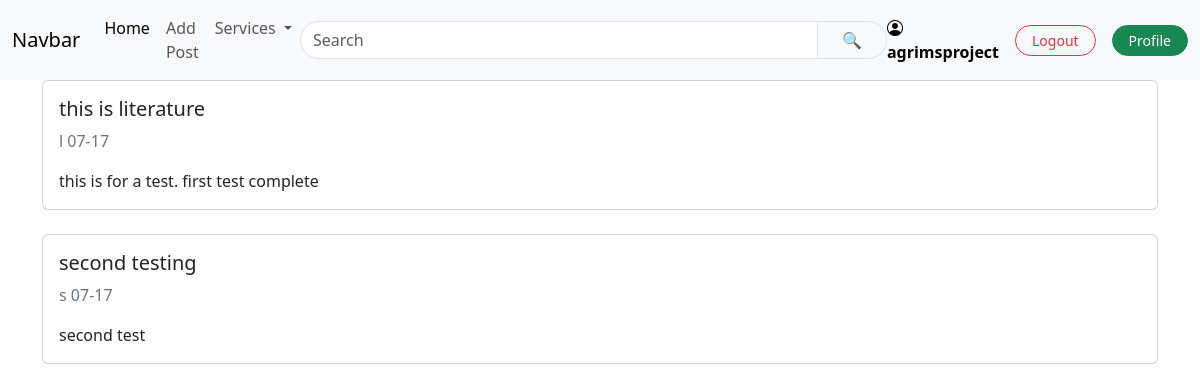
The app's page / (signed in) with its own data.
### firstapp/models.py (models this page shows, shortened)
class Posts(models.Model):
    POST_CHOICES=[
        ('l','literature'),
        ('s','sports'),
        ('t','technology')
    ]
    class Meta:
        verbose_name='Post'
        verbose_name_plural='Posts'
    category=models.CharField(choices=POST_CHOICES)
    title=models.CharField(max_length=200)
    image_url=models.URLField(null=True, blank=True)
    status=models.CharField(max_length=20)
    content=models.TextField()
    slug=models.CharField(unique=True)
    created_at=models.DateTimeField(auto_now_add=True)
    updated_at=models.DateTimeField(auto_now=True)
    created_by=models.ForeignKey(settings.AUTH_USER_MODEL,on_delete=models.CASCADE, null=True, blank=True)

### firstapp/views.py (the view)
# urls.py: path('',views.html_view, name='html_view'),
@login_required
def html_view(request):
    posts=Posts.objects.all()
    user=request.user
    return render(request, 'firstapp/index.html', { "posts": posts, "user":user })

### firstapp/templates/firstapp/index.html (shortened to what this page needs)
{%load static%}
<!doctype html>
<html lang="en">
  <head>
<link rel="stylesheet" href="{%static 'firstapp/style.css'%}">
<link rel="stylesheet" href="https://cdn.jsdelivr.net/npm/bootstrap-icons@1.11.3/font/bootstrap-icons.min.css">
<link href="https://cdn.jsdelivr.net/npm/bootstrap@5.3.8/dist/css/bootstrap.min.css" rel="stylesheet">
  </head>
  <body>
 <nav class="navbar navbar-expand-lg bg-body-tertiary">
  <div class="container-fluid">
    <a class="navbar-brand" href="{%url 'html_view'%}">Navbar</a>
    <div class="collapse navbar-collapse" id="navbarSupportedContent">
      <ul class="navbar-nav me-auto mb-2 mb-lg-0">
        <li class="nav-item">
          <a class="nav-link active" aria-current="page" href="#">Home</a>
        </li>
        <li class="nav-item">
          <a class="nav-link" href="{%url 'create_post'%}">Add Post</a>
        </li>
        <li class="nav-item dropdown">
          <a class="nav-link dropdown-toggle" href="#" role="button" data-bs-toggle="dropdown" aria-expanded="false">
            Services
          </a>
        </li>
      </ul>
      <form class="d-flex mx-auto" role="search" style="max-width: 600px; width: 100%;" action="{%url 'search' %}">
         <div class="input-group">
        <input
            class="form-control rounded-start-pill"
            type="search"
            placeholder="Search"
            aria-label="Search"
            name="q"
             value="{{query}}"
             >
        <button
            class="btn btn-light border rounded-end-pill px-4"
            type="submit">
            🔍
        </button>
       </div>
      </form>
      <div class="d-flex align-items-center gap-3">
        {%if request.user.is_authenticated%}
        <span class="text-black fw-semibold"><i  class="bi bi-person-circle"></i>{{request.user.username}}</span>
          <form method="post" action={%url 'logout'%} class="mb-0">
            <button type="submit"  class="btn btn-outline-danger btn-sm rounded-pill px-3">
              Logout
            </button>
          </form>
          <a href="{%url 'profile_view'%}" class="btn btn-success btn-sm rounded-pill px-3">Profile</a>
        {%else%}
          <a href="{%url 'login' %}"  class="btn btn-success btn-sm rounded-pill px-3">login</a>
          <a href="{%url 'signup' %}"  class="btn btn-success btn-sm rounded-pill px-3">signup</a>
        {%endif%}
      </div>
    </div>
  </div>
</nav>
    <main class="container">
        {%block content%}
        {%if posts%}
        {%for post in posts%}
        <a href="{%url 'post_detail' post.id%}" class="text-decoration-none">
        <div class="card mb-4">
          <div class="card-body">
            <h5 class="card-title">{{post.title}}</h5>
            <p class="text-secondary">
              <span>{{post.category}}</span>
              <span>{{post.created_at|date:"m-d"}}</span>
            </p>
            <p class="card-text">{{post.content|truncatewords:20}}</p>
          </div>
        </div>
      </a>
        {%endfor%}
        {%else%}
        <p>no post available</p>
        {{error_message}}
        {%endif%}
        {%endblock content%}
    </main>
</html>

### records on screen
Posts: title "this is literature", category "l", created_at "07-17", content "this is for a test. first test complete"
Posts: title "second testing", category "s", created_at "07-17", content "second test"

### other values on screen
{{ request.user.username }} "agrimsproject"
